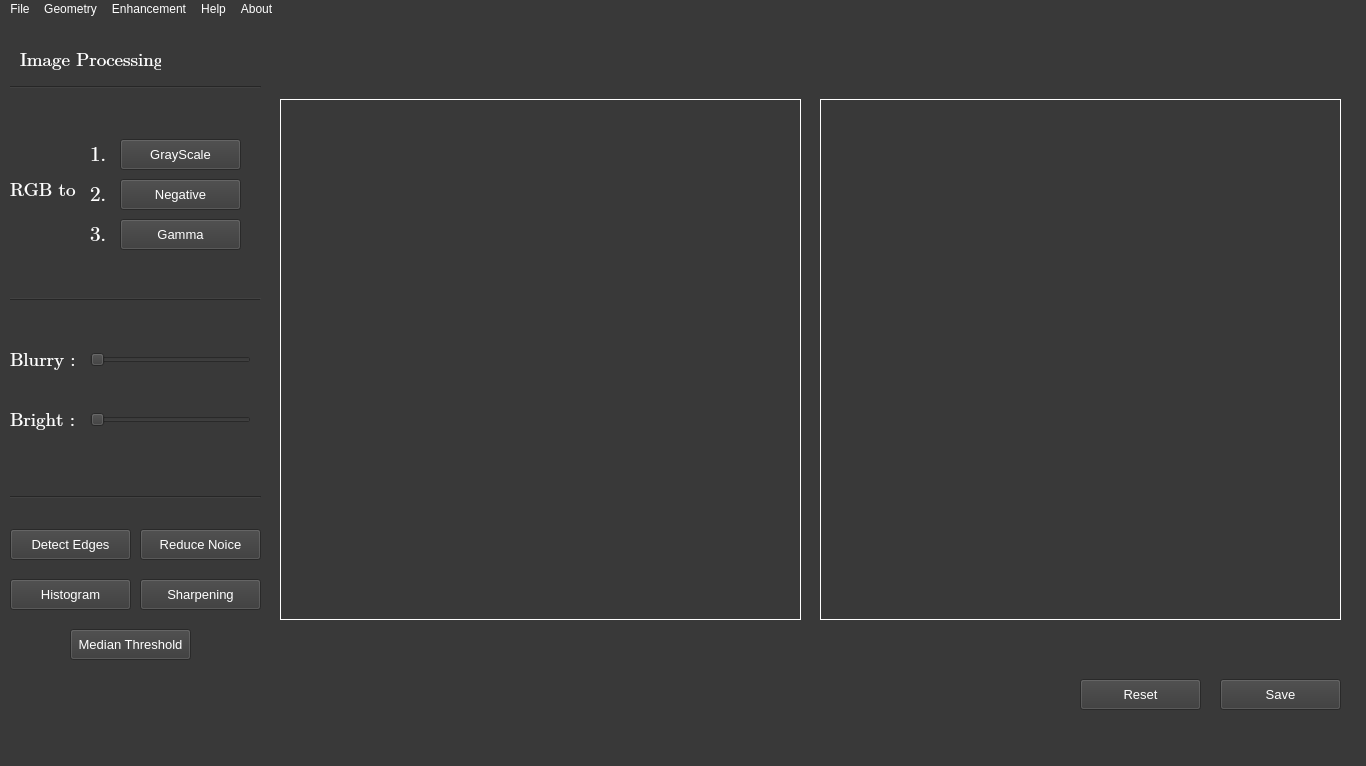
<?xml version="1.0" encoding="UTF-8"?>
<ui version="4.0">
 <class>Image_Processing_Tools</class>
 <widget class="QMainWindow" name="Image_Processing_Tools">
  <property name="geometry">
   <rect>
    <x>0</x>
    <y>0</y>
    <width>1366</width>
    <height>766</height>
   </rect>
  </property>
  <property name="maximumSize">
   <size>
    <width>1366</width>
    <height>768</height>
   </size>
  </property>
  <property name="windowTitle">
   <string>Image Processing Tools - Main Process</string>
  </property>
  <property name="windowIcon">
   <iconset>
    <normaloff>../component/window/Octocat.jpg</normaloff>../component/window/Octocat.jpg</iconset>
  </property>
  <property name="styleSheet">
   <string notr="true">background-color: rgb(57, 57, 57);
color: rgb(255, 255, 255);</string>
  </property>
  <widget class="QWidget" name="centralwidget">
   <widget class="QLabel" name="imported_image">
    <property name="geometry">
     <rect>
      <x>280</x>
      <y>80</y>
      <width>521</width>
      <height>521</height>
     </rect>
    </property>
    <property name="styleSheet">
     <string notr="true"/>
    </property>
    <property name="frameShape">
     <enum>QFrame::Box</enum>
    </property>
    <property name="text">
     <string/>
    </property>
    <property name="scaledContents">
     <bool>true</bool>
    </property>
    <property name="alignment">
     <set>Qt::AlignCenter</set>
    </property>
   </widget>
   <widget class="QLabel" name="label_3">
    <property name="geometry">
     <rect>
      <x>20</x>
      <y>20</y>
      <width>141</width>
      <height>41</height>
     </rect>
    </property>
    <property name="font">
     <font>
      <family>Cambria Math</family>
      <pointsize>14</pointsize>
     </font>
    </property>
    <property name="text">
     <string>Image Processing</string>
    </property>
   </widget>
   <widget class="Line" name="line">
    <property name="geometry">
     <rect>
      <x>10</x>
      <y>60</y>
      <width>251</width>
      <height>16</height>
     </rect>
    </property>
    <property name="orientation">
     <enum>Qt::Horizontal</enum>
    </property>
   </widget>
   <widget class="QLabel" name="label_4">
    <property name="geometry">
     <rect>
      <x>10</x>
      <y>150</y>
      <width>71</width>
      <height>41</height>
     </rect>
    </property>
    <property name="font">
     <font>
      <family>Cambria Math</family>
      <pointsize>14</pointsize>
     </font>
    </property>
    <property name="text">
     <string>RGB to : </string>
    </property>
   </widget>
   <widget class="QPushButton" name="grayscale_button">
    <property name="geometry">
     <rect>
      <x>120</x>
      <y>120</y>
      <width>121</width>
      <height>31</height>
     </rect>
    </property>
    <property name="font">
     <font>
      <pointsize>10</pointsize>
     </font>
    </property>
    <property name="styleSheet">
     <string notr="true">alternate-background-color: rgb(255, 170, 0);</string>
    </property>
    <property name="text">
     <string>GrayScale</string>
    </property>
   </widget>
   <widget class="QLabel" name="label_5">
    <property name="geometry">
     <rect>
      <x>90</x>
      <y>120</y>
      <width>16</width>
      <height>31</height>
     </rect>
    </property>
    <property name="font">
     <font>
      <family>Cambria Math</family>
      <pointsize>16</pointsize>
     </font>
    </property>
    <property name="text">
     <string>1. </string>
    </property>
   </widget>
   <widget class="QPushButton" name="negative_button">
    <property name="geometry">
     <rect>
      <x>120</x>
      <y>160</y>
      <width>121</width>
      <height>31</height>
     </rect>
    </property>
    <property name="font">
     <font>
      <pointsize>10</pointsize>
     </font>
    </property>
    <property name="text">
     <string>Negative</string>
    </property>
   </widget>
   <widget class="QLabel" name="label_6">
    <property name="geometry">
     <rect>
      <x>90</x>
      <y>160</y>
      <width>16</width>
      <height>31</height>
     </rect>
    </property>
    <property name="font">
     <font>
      <family>Cambria Math</family>
      <pointsize>16</pointsize>
     </font>
    </property>
    <property name="text">
     <string>2. </string>
    </property>
   </widget>
   <widget class="QPushButton" name="gamma_button">
    <property name="geometry">
     <rect>
      <x>120</x>
      <y>200</y>
      <width>121</width>
      <height>31</height>
     </rect>
    </property>
    <property name="font">
     <font>
      <pointsize>10</pointsize>
     </font>
    </property>
    <property name="text">
     <string>Gamma</string>
    </property>
   </widget>
   <widget class="QLabel" name="label_7">
    <property name="geometry">
     <rect>
      <x>90</x>
      <y>200</y>
      <width>16</width>
      <height>31</height>
     </rect>
    </property>
    <property name="font">
     <font>
      <family>Cambria Math</family>
      <pointsize>16</pointsize>
     </font>
    </property>
    <property name="text">
     <string>3. </string>
    </property>
   </widget>
   <widget class="QLabel" name="label_8">
    <property name="geometry">
     <rect>
      <x>10</x>
      <y>330</y>
      <width>71</width>
      <height>21</height>
     </rect>
    </property>
    <property name="font">
     <font>
      <family>Cambria Math</family>
      <pointsize>14</pointsize>
     </font>
    </property>
    <property name="text">
     <string>Blurry :</string>
    </property>
   </widget>
   <widget class="Line" name="line_2">
    <property name="geometry">
     <rect>
      <x>10</x>
      <y>270</y>
      <width>251</width>
      <height>20</height>
     </rect>
    </property>
    <property name="styleSheet">
     <string notr="true"/>
    </property>
    <property name="frameShadow">
     <enum>QFrame::Raised</enum>
    </property>
    <property name="lineWidth">
     <number>1</number>
    </property>
    <property name="midLineWidth">
     <number>0</number>
    </property>
    <property name="orientation">
     <enum>Qt::Horizontal</enum>
    </property>
   </widget>
   <widget class="QSlider" name="blurry_slider">
    <property name="geometry">
     <rect>
      <x>90</x>
      <y>330</y>
      <width>161</width>
      <height>22</height>
     </rect>
    </property>
    <property name="orientation">
     <enum>Qt::Horizontal</enum>
    </property>
   </widget>
   <widget class="QLabel" name="label_9">
    <property name="geometry">
     <rect>
      <x>10</x>
      <y>390</y>
      <width>71</width>
      <height>21</height>
     </rect>
    </property>
    <property name="font">
     <font>
      <family>Cambria Math</family>
      <pointsize>14</pointsize>
     </font>
    </property>
    <property name="text">
     <string>Bright :</string>
    </property>
   </widget>
   <widget class="QSlider" name="bright_slider">
    <property name="geometry">
     <rect>
      <x>90</x>
      <y>390</y>
      <width>161</width>
      <height>22</height>
     </rect>
    </property>
    <property name="orientation">
     <enum>Qt::Horizontal</enum>
    </property>
   </widget>
   <widget class="QPushButton" name="edges_button">
    <property name="geometry">
     <rect>
      <x>10</x>
      <y>510</y>
      <width>121</width>
      <height>31</height>
     </rect>
    </property>
    <property name="font">
     <font>
      <pointsize>10</pointsize>
     </font>
    </property>
    <property name="text">
     <string>Detect Edges</string>
    </property>
   </widget>
   <widget class="Line" name="line_3">
    <property name="geometry">
     <rect>
      <x>10</x>
      <y>470</y>
      <width>251</width>
      <height>16</height>
     </rect>
    </property>
    <property name="orientation">
     <enum>Qt::Horizontal</enum>
    </property>
   </widget>
   <widget class="QPushButton" name="reduce_noise_button">
    <property name="geometry">
     <rect>
      <x>140</x>
      <y>510</y>
      <width>121</width>
      <height>31</height>
     </rect>
    </property>
    <property name="font">
     <font>
      <pointsize>10</pointsize>
     </font>
    </property>
    <property name="text">
     <string>Reduce Noice</string>
    </property>
   </widget>
   <widget class="QPushButton" name="sharpen_button">
    <property name="geometry">
     <rect>
      <x>140</x>
      <y>560</y>
      <width>121</width>
      <height>31</height>
     </rect>
    </property>
    <property name="font">
     <font>
      <pointsize>10</pointsize>
     </font>
    </property>
    <property name="text">
     <string>Sharpening</string>
    </property>
   </widget>
   <widget class="QPushButton" name="histogram_button">
    <property name="geometry">
     <rect>
      <x>10</x>
      <y>560</y>
      <width>121</width>
      <height>31</height>
     </rect>
    </property>
    <property name="font">
     <font>
      <pointsize>10</pointsize>
     </font>
    </property>
    <property name="text">
     <string>Histogram</string>
    </property>
   </widget>
   <widget class="QPushButton" name="save_button">
    <property name="geometry">
     <rect>
      <x>1220</x>
      <y>660</y>
      <width>121</width>
      <height>31</height>
     </rect>
    </property>
    <property name="font">
     <font>
      <pointsize>10</pointsize>
     </font>
    </property>
    <property name="text">
     <string>Save</string>
    </property>
   </widget>
   <widget class="QPushButton" name="reset_button">
    <property name="geometry">
     <rect>
      <x>1080</x>
      <y>660</y>
      <width>121</width>
      <height>31</height>
     </rect>
    </property>
    <property name="font">
     <font>
      <pointsize>10</pointsize>
     </font>
    </property>
    <property name="text">
     <string>Reset</string>
    </property>
   </widget>
   <widget class="QPushButton" name="median_threshold_button">
    <property name="geometry">
     <rect>
      <x>70</x>
      <y>610</y>
      <width>121</width>
      <height>31</height>
     </rect>
    </property>
    <property name="font">
     <font>
      <pointsize>10</pointsize>
     </font>
    </property>
    <property name="text">
     <string>Median Threshold</string>
    </property>
   </widget>
   <widget class="QLabel" name="process_image">
    <property name="geometry">
     <rect>
      <x>820</x>
      <y>80</y>
      <width>521</width>
      <height>521</height>
     </rect>
    </property>
    <property name="frameShape">
     <enum>QFrame::Box</enum>
    </property>
    <property name="text">
     <string/>
    </property>
    <property name="scaledContents">
     <bool>false</bool>
    </property>
    <property name="alignment">
     <set>Qt::AlignCenter</set>
    </property>
   </widget>
  </widget>
  <widget class="QMenuBar" name="menubar">
   <property name="geometry">
    <rect>
     <x>0</x>
     <y>0</y>
     <width>1366</width>
     <height>21</height>
    </rect>
   </property>
   <widget class="QMenu" name="menuEdit">
    <property name="title">
     <string>Geometry</string>
    </property>
    <addaction name="actionResize"/>
    <addaction name="separator"/>
    <addaction name="actionZoomIn"/>
    <addaction name="actionZoomOut"/>
    <addaction name="separator"/>
    <addaction name="actionRotation_47"/>
    <addaction name="actionRotation_46"/>
    <addaction name="actionRotation_91"/>
    <addaction name="actionRotation_90"/>
   </widget>
   <widget class="QMenu" name="menuHelp">
    <property name="title">
     <string>Help</string>
    </property>
    <addaction name="actionEditor_Help"/>
    <addaction name="actionReferences"/>
   </widget>
   <widget class="QMenu" name="menuAbout">
    <property name="title">
     <string>About</string>
    </property>
    <addaction name="actionAuthor"/>
   </widget>
   <widget class="QMenu" name="menuFile">
    <property name="title">
     <string>File</string>
    </property>
    <addaction name="actionNew"/>
    <addaction name="actionSave"/>
    <addaction name="separator"/>
    <addaction name="actionExit"/>
   </widget>
   <widget class="QMenu" name="menuEnhancement">
    <property name="title">
     <string>Enhancement</string>
    </property>
    <addaction name="actionPower_Law_Transform"/>
    <addaction name="actionBit_Plane_8"/>
   </widget>
   <addaction name="menuFile"/>
   <addaction name="menuEdit"/>
   <addaction name="menuEnhancement"/>
   <addaction name="menuHelp"/>
   <addaction name="menuAbout"/>
  </widget>
  <widget class="QStatusBar" name="statusbar"/>
  <action name="actionResize">
   <property name="text">
    <string>Resize</string>
   </property>
   <property name="shortcut">
    <string>Alt+R</string>
   </property>
  </action>
  <action name="actionZoomIn">
   <property name="text">
    <string>Zoom In</string>
   </property>
   <property name="shortcut">
    <string>+</string>
   </property>
  </action>
  <action name="actionEditor_Help">
   <property name="icon">
    <iconset>
     <normaloff>../component/window/question.png</normaloff>../component/window/question.png</iconset>
   </property>
   <property name="text">
    <string>Help Center</string>
   </property>
   <property name="shortcut">
    <string>Alt+H</string>
   </property>
  </action>
  <action name="actionAuthor">
   <property name="icon">
    <iconset>
     <normaloff>../component/window/information.png</normaloff>../component/window/information.png</iconset>
   </property>
   <property name="text">
    <string>Author</string>
   </property>
   <property name="shortcut">
    <string>Alt+A</string>
   </property>
  </action>
  <action name="actionZoomOut">
   <property name="text">
    <string>Zoom Out</string>
   </property>
   <property name="shortcut">
    <string>-</string>
   </property>
  </action>
  <action name="actionMarkdown">
   <property name="text">
    <string>Markdown</string>
   </property>
   <property name="shortcut">
    <string>Alt+M</string>
   </property>
  </action>
  <action name="actionReferences">
   <property name="text">
    <string>References</string>
   </property>
   <property name="shortcut">
    <string>Alt+P</string>
   </property>
  </action>
  <action name="actionNew">
   <property name="icon">
    <iconset>
     <normaloff>../component/window/plus.png</normaloff>../component/window/plus.png</iconset>
   </property>
   <property name="text">
    <string>New File</string>
   </property>
   <property name="shortcut">
    <string>Ctrl+N</string>
   </property>
  </action>
  <action name="actionSave">
   <property name="text">
    <string>Save File</string>
   </property>
   <property name="shortcut">
    <string>Ctrl+S</string>
   </property>
  </action>
  <action name="actionExit">
   <property name="icon">
    <iconset>
     <normaloff>../component/window/cross.png</normaloff>../component/window/cross.png</iconset>
   </property>
   <property name="text">
    <string>Exit</string>
   </property>
   <property name="shortcut">
    <string>Ctrl+Q</string>
   </property>
  </action>
  <action name="actionRotation_90">
   <property name="text">
    <string>Rotation 90 clock</string>
   </property>
   <property name="shortcut">
    <string>Ctrl+Up</string>
   </property>
  </action>
  <action name="actionRotation_46">
   <property name="text">
    <string>Rotation 45 clock</string>
   </property>
   <property name="shortcut">
    <string>Ctrl+K</string>
   </property>
  </action>
  <action name="actionRotation_47">
   <property name="text">
    <string>Rotation 45</string>
   </property>
   <property name="shortcut">
    <string>Ctrl+J</string>
   </property>
  </action>
  <action name="actionRotation_91">
   <property name="text">
    <string>Rotation 90</string>
   </property>
   <property name="shortcut">
    <string>Ctrl+Down</string>
   </property>
  </action>
  <action name="actionLog">
   <property name="text">
    <string>Log</string>
   </property>
  </action>
  <action name="actionPower_Law_Transform">
   <property name="text">
    <string>Power Law Transform</string>
   </property>
  </action>
  <action name="actionBit_Plane_8">
   <property name="text">
    <string>Bit Plane 8</string>
   </property>
  </action>
  <action name="actionInverse">
   <property name="text">
    <string>Inverse</string>
   </property>
  </action>
 </widget>
 <resources/>
 <connections/>
</ui>
